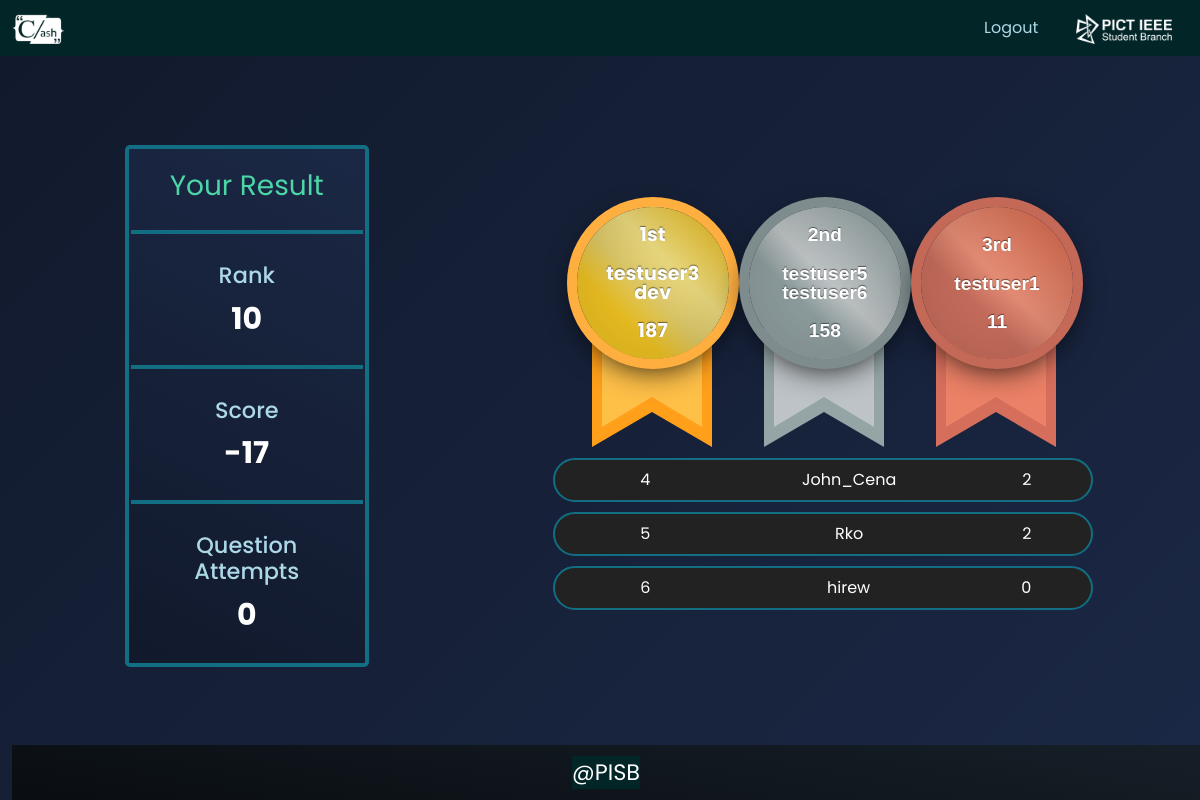
The app's page /result/ (signed in) with its own data.
### app1/models.py (models this page shows, shortened)
class Team(models.Model):
    user = models.ManyToManyField(User)
    team_score = models.IntegerField(default=0)
    team_attempted = models.IntegerField(default=0)
    teamTime =models.DateTimeField(blank=True, null=True)
    def __str__(self) -> str:
        return f"{self.id}"

### app1/views.py (the view)
# urls.py: path('result/', views.result, name='result'),
@login_required(login_url='login')
def result(request):
    currteam = Team.objects.get(user=request.user)
    teamResult = Team.objects.all().order_by('team_score').reverse()
    context ={}
    context["currteam"] = currteam
    context["first"] = teamResult[0]
    context["first_name"] = str()
    for x in teamResult[0].user.all() :
        context["first_name"] += (x.username + " ")
    context["second"] = teamResult[1]
    context["second_name"] = str()
    for w in teamResult[1].user.all() :
        context["second_name"] += (w.username + " ")
    context["third"] = teamResult[2]
    context["third_name"] = str()
    for v in teamResult[2].user.all() :
        context["third_name"] += (v.username + " ")
    context["teamResult"] = teamResult[3:6]
    cn = dict()
    for i in range(len(teamResult)) :
        for j in teamResult[i].user.all() :
            print('t:',teamResult[i],j.username)
            cn[j.username] = teamResult[i]
        if currteam == teamResult[i] :
            context["currteam_rank"] = i+1
    context['cn'] = cn
    print(cn)
    return render(request,"app1/result.html",context)

### app1/templates/app1/result.html (shortened to what this page needs)
<!DOCTYPE html>
{% load static %}
{% load tz %}
<html lang="en">
  <head>
    <link
      href="https://cdn.jsdelivr.net/npm/bootstrap@5.1.3/dist/css/bootstrap.min.css"
      rel="stylesheet"
    />
    <link rel="stylesheet" href="{% static 'css/Result.css' %}" />
    <link rel="stylesheet" href="{% static 'css/coding_color.css' %}" />
  </head>
    <body>
      <nav class="navbar navbar-expand-lg navbarr">
        <div class="container-fluid">
          <a class="navbar-brand navvi" href="#" style="padding: 0px"
            ><img src="{% static 'app1/images/clashwhite.png' %}" alt="Clash Logo" height="30px"/></a>
          <div
            class="collapse navbar-collapse stroke"
            id="navbarSupportedContent">
            <ul class="navbar-nav ms-auto mb-2 mb-lg-0">
              <li class="nav-item navvi">
                <a
                  class="nav-link navvi"
                  style="margin-left: 10px; margin-right: 10px; cursor: pointer;color:lightblue"
                  data-bs-toggle="modal"
                  data-bs-target="#LogoutModal"
                  >Logout</a
                >
              </li>
            </ul>
          </div>
          <a
          class="navbar-brand navvi pisblogo"
          href="https://pictieee.in/"
          style="padding: 0px; margin-left: 20px"
          ><img src="{% static 'app1/images/pisblogo.png' %}" alt="Clash Logo" height="30px"
          /></a>
        </div>
      </nav>
    <div class="cont">
      <div class="container-fluid" id="b" >
        <div class="row" id="info">
          <div class="col-md-3 user mid-align">
            <div class="row justify-content-around margin_side gx-1" id="main-content">
              <div class="col-md-10 box " id="content-box">
                <div class="row mt-2 pt-1 gx-1">
                  <div class="col fs-3 mt-1 down_bor2" id="headtag">Your Result</div>
                </div>
                <div class="row fs-4" id="onetri">
                  <div class="col-md-12 font_wt">
                    <h3 id="tri">Rank</h3>
                    {{currteam_rank}}</div>
                </div>
                <div class="row fs-4" id="onetri">
                  <div class="col-md-12 font_wt">
                    <h3 id="tri">Score</h3>
                    {{currteam.team_score}}</div>
                </div>
                <div class="row fs-4" id="onetri">
                  <div class="col-md-12 font_wt">
                    <h3 id="tri">Question <br>Attempts</h3>
                    {{currteam.team_attempted}}</div>
                </div>
            </div>
            </div>
        </div>
    </div>
    <div class="col-md-6 mid-align">
      <div class="row justify-content-around bottom">
                  <div class="row justify-content-center">
                    <div class="row justify-content-evenly align-items-center mt-3 mb-4" >
                      <div class="col-md-4">
                        <div id="the-ribbon" class="award-ribbonone">
                          <span class="award-ribbonone-text">1st<br/><br/>{{first_name}}<br/><br />{{first.team_score}} </span>
                        </div>
                      </div>
                      <div class="col-md-4">
                        <div id="the-ribbon" class="award-ribbontwo">
                          <span class="award-ribbontwo-text"
                            >2nd<br /><br />
                            {{second_name}} <br /><br /><td>{{second.team_score}} </td></span>
                        </div>
                      </div>
                      <div class="col-md-4">
                        <div class="col-md-4">
                          <div id="the-ribbon" class="award-ribbonthree">
                            <span class="award-ribbonthree-text"
                              >3rd <br /><br />
                              {{third_name}} <br /><br /><td>{{third.team_score}} </td></span>
                          </div>
                        </div>
                    </div>
                  </div>
                {% for t in teamResult %}
                  <div class="row justify-content-between py-2 mt-0" id="one">
                    <div class="col-2 mid-align" id="bor">{{ forloop.counter|add:3 }}</div>
                    {% for k,v in cn.items %}
                    {% if v == t %}
                      {{k}}
                    {% endif %}
                    {% endfor %}
                        <span class="mid-align"><td>{{t.team_score}} </td></span>
                      </div>
                {% endfor %}
      </div>
      </div>
    </div>
      <div class="footer" >
        <footer>
            <p class="footertext">@PISB</p>
        </footer>
    </div>
    </body>
  </html>

### app1/static/css/coding_color.css (style rules this page uses)
.navbar, footer { background: #022527; color: #ffffff; }
.stroke ul li a, .stroke ul li a:after, .stroke ul li a:before { transition: all 0.5s; color: white; }
.stroke ul li a { position: relative; }
.stroke ul li a:after { position: absolute; bottom: 0; left: 0; right: 0; margin: auto; width: 0%; content: "."; color: transparent; background: #aaa; height: 1px; }
.navvi { color: #eae1e1; }

### records on screen
Team: team_score "-17", team_attempted "0"
Team: team_score "187"
Team: team_score "158"
Team: team_score "11"
Team: username "John_Cena", team_score "2"
Team: username "Rko", team_score "2"
Team: username "hirew", team_score "0"

### other values on screen
{{ currteam_rank }} "10"
{{ first_name }} "testuser3 dev"
{{ second_name }} "testuser5 testuser6"
{{ third_name }} "testuser1"
